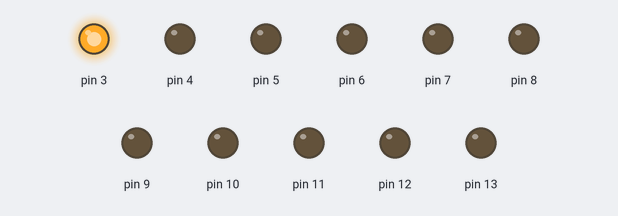
Recording of a sketch running on a simulated Arduino Uno, built with avr-gcc and run on an emulated ATmega328P. Shown: output pins drawn as LEDs (lit = HIGH).

Above: at 0.1 s.
At 0.7 s:
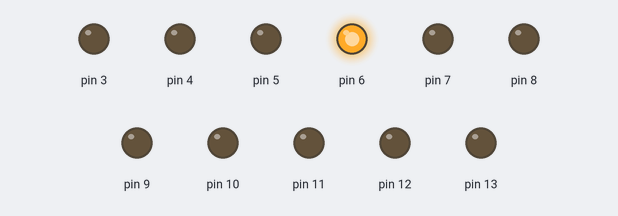
At 1.3 s:
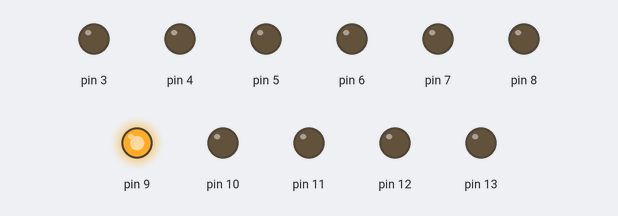
At 2.5 s:
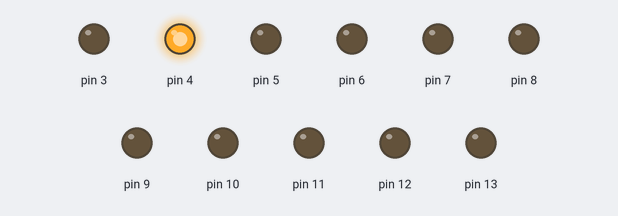
At 3.7 s:
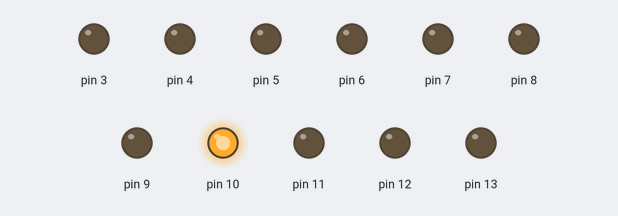
At 4.9 s:
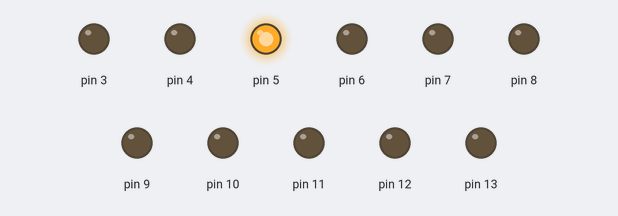
Timing chart, 0 to 5.2 s (numbered marks = the images above):
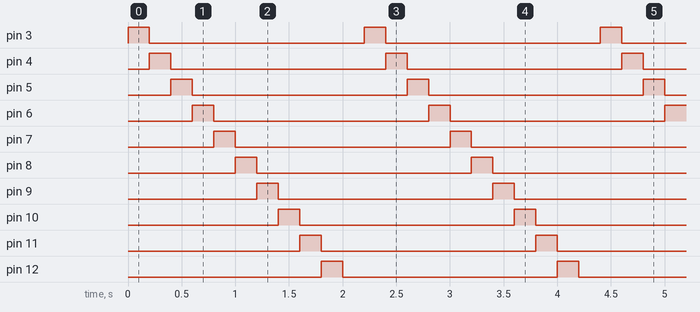

Measured:
- by itself, pin 3–13: alternates HIGH for 0.20 s and LOW for 2.0 s
- by itself, everything shown: repeats every 2.2 s, in 11 steps

The sketch:

week03_6_auto_for_down.ino
```cpp
//week03_6_auto_for_down
void setup() {
  // put your setup code here, to run once:
  for(int i=3; i<=13; i++){
    pinMode(i, OUTPUT); //都可發光
  }
}

void loop() {
  // put your main code here, to run repeatedly:
  for(int i=3; i<=13; i++){ //小到大的迴圈
    for(int k=3; k<=13; k++) digitalWrite(k, LOW);
      digitalWrite(i, HIGH); //輪到的pin會發光
      delay(200);
  }

  for(int i=1; i>=3; i--){ //大到小的迴圈
    for(int k=3; k<=13; k++) digitalWrite(k, LOW);
      digitalWrite(i, HIGH); //輪到的pin會發光
      delay(200);
  }

}
```
